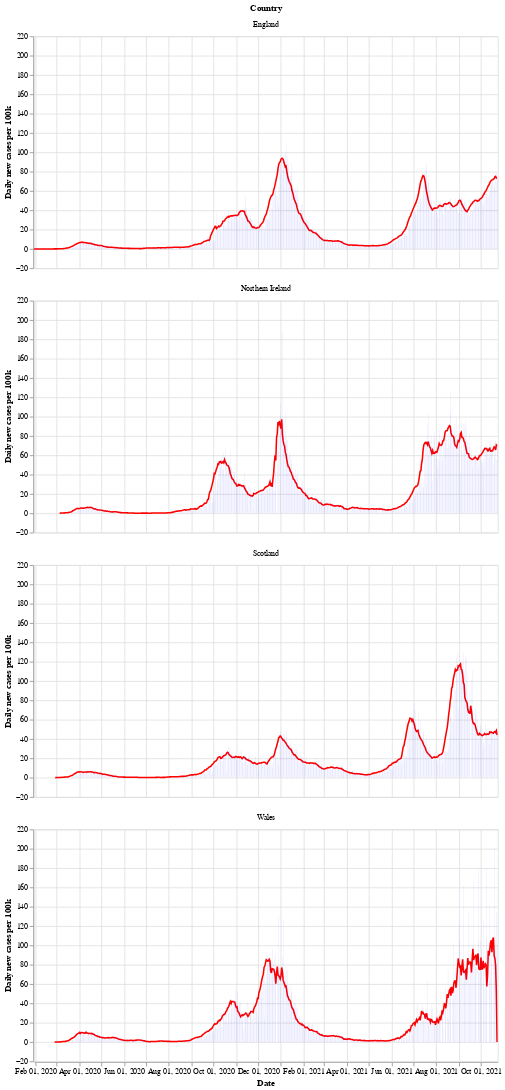

The notebook cell saved with this chart:
### Markdown cell above
Next is a bar chart of the number of new cases in each country (per 100k population), with the 7 day moving average of cases. Again we see that Wales saw a longer period of raising and falling cases compared to the other countries.

After a period of cases falling, each nation is now seeing a rise in the number of cases - especially in Wales.

### Code cell
# collapse
bars = alt.Chart(uk_cases).mark_bar().encode(
    x=alt.X("yearmonthdate(date):T", axis=alt.Axis(title='Date')),
    y=alt.Y("newCasesRate:Q", axis=alt.Axis(title='Daily new cases per 100k')),
    tooltip='newCasesRate',
    color=alt.condition(
        alt.datum.dailyChange > 0,
        alt.value("orange"),  # The positive color
        alt.value("blue")  # The negative color
    )
).properties(title='New cases per 100k population with rolling 7 day average', width=600).interactive()
line = alt.Chart(uk_cases).mark_line(
    color='red',
    size=2,
).transform_window(
    rolling_mean='mean(newCasesRate)',
    frame=[0, 7],
    groupby=['areaName']
).encode(
    x='yearmonthdate(date):T',
    y='rolling_mean:Q'
)
alt.layer(line, bars, data=uk_cases).facet(alt.Row('areaName', title='Country'), columns=1)

### Figure 1 — Vega-Lite specification as saved in the notebook (floating-point values rounded to 4 significant figures; data arrays with more than 128 entries replaced by an {"elided": "..."} marker saying what was removed)
{"config": {"view": {"continuousWidth": 400, "continuousHeight": 300}}, "data": {"name": "data-bbe63b14056f58a5adcb6989836daa86"}, "facet": {"type": "nominal", "field": "areaName", "title": "Country"}, "spec": {"layer": [{"mark": {"type": "line", "color": "red", "size": 2}, "encoding": {"x": {"type": "temporal", "field": "date", "timeUnit": "yearmonthdate"}, "y": {"type": "quantitative", "field": "rolling_mean"}}, "transform": [{"window": [{"op": "mean", "field": "newCasesRate", "as": "rolling_mean"}], "frame": [0, 7], "groupby": ["areaName"]}]}, {"mark": "bar", "encoding": {"color": {"condition": {"value": "orange", "test": "(datum.dailyChange > 0)"}, "value": "blue"}, "tooltip": {"type": "quantitative", "field": "newCasesRate"}, "x": {"type": "temporal", "axis": {"title": "Date"}, "field": "date", "timeUnit": "yearmonthdate"}, "y": {"type": "quantitative", "axis": {"title": "Daily new cases per 100k"}, "field": "newCasesRate"}}, "selection": {"selector002": {"type": "interval", "bind": "scales", "encodings": ["x", "y"]}}, "title": "New cases per 100k population with rolling 7 day average", "width": 600}]}, "columns": 1, "$schema": "https://vega.github.io/schema/vega-lite/v4.8.1.json", "datasets": {"data-bbe63b14056f58a5adcb6989836daa86": {"elided": "2440 records"}}}
